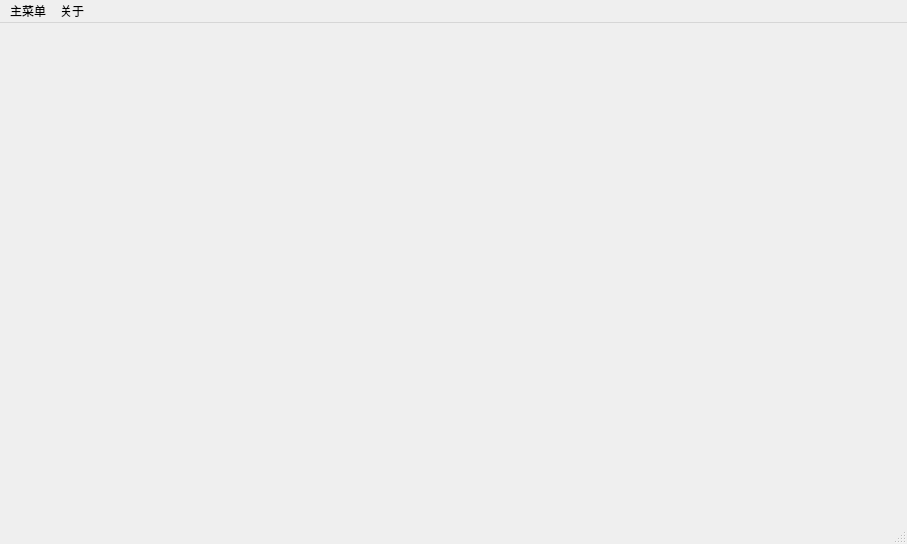
<?xml version="1.0" encoding="UTF-8"?>
<ui version="4.0">
 <class>MainWindow</class>
 <widget class="QMainWindow" name="MainWindow">
  <property name="windowModality">
   <enum>Qt::NonModal</enum>
  </property>
  <property name="enabled">
   <bool>true</bool>
  </property>
  <property name="geometry">
   <rect>
    <x>0</x>
    <y>0</y>
    <width>907</width>
    <height>544</height>
   </rect>
  </property>
  <property name="minimumSize">
   <size>
    <width>907</width>
    <height>544</height>
   </size>
  </property>
  <property name="maximumSize">
   <size>
    <width>907</width>
    <height>544</height>
   </size>
  </property>
  <property name="cursor">
   <cursorShape>ArrowCursor</cursorShape>
  </property>
  <property name="mouseTracking">
   <bool>false</bool>
  </property>
  <property name="windowTitle">
   <string>图片批量处理工具</string>
  </property>
  <property name="autoFillBackground">
   <bool>false</bool>
  </property>
  <property name="styleSheet">
   <string notr="true"/>
  </property>
  <property name="tabShape">
   <enum>QTabWidget::Rounded</enum>
  </property>
  <widget class="QWidget" name="centralwidget">
   <property name="autoFillBackground">
    <bool>false</bool>
   </property>
   <property name="styleSheet">
    <string notr="true">background-image: url(:/newPrefix/back.png);</string>
   </property>
   <layout class="QGridLayout" name="gridLayout_2"/>
  </widget>
  <widget class="QMenuBar" name="menubar">
   <property name="geometry">
    <rect>
     <x>0</x>
     <y>0</y>
     <width>907</width>
     <height>26</height>
    </rect>
   </property>
   <widget class="QMenu" name="menu">
    <property name="title">
     <string>主菜单</string>
    </property>
    <addaction name="separator"/>
    <addaction name="action_1"/>
    <addaction name="action_2"/>
    <addaction name="separator"/>
   </widget>
   <widget class="QMenu" name="menu_2">
    <property name="title">
     <string>关于</string>
    </property>
    <addaction name="separator"/>
    <addaction name="action_3"/>
   </widget>
   <addaction name="menu"/>
   <addaction name="menu_2"/>
  </widget>
  <widget class="QStatusBar" name="statusbar"/>
  <action name="action_1">
   <property name="icon">
    <iconset resource="img.qrc">
     <normaloff>:/newPrefix/mark.ico</normaloff>:/newPrefix/mark.ico</iconset>
   </property>
   <property name="text">
    <string>添加水印</string>
   </property>
   <property name="shortcutContext">
    <enum>Qt::WidgetShortcut</enum>
   </property>
   <property name="shortcutVisibleInContextMenu">
    <bool>false</bool>
   </property>
  </action>
  <action name="action_2">
   <property name="icon">
    <iconset resource="img.qrc">
     <normaloff>:/newPrefix/rename.ico</normaloff>:/newPrefix/rename.ico</iconset>
   </property>
   <property name="text">
    <string>批量重命名</string>
   </property>
  </action>
  <action name="action_3">
   <property name="icon">
    <iconset resource="img.qrc">
     <normaloff>:/newPrefix/about.ico</normaloff>:/newPrefix/about.ico</iconset>
   </property>
   <property name="text">
    <string>关于本软件</string>
   </property>
  </action>
 </widget>
 <resources>
  <include location="img.qrc"/>
 </resources>
 <connections>
  <connection>
   <sender>action_1</sender>
   <signal>triggered()</signal>
   <receiver>action_1</receiver>
   <slot>trigger()</slot>
   <hints>
    <hint type="sourcelabel">
     <x>-1</x>
     <y>-1</y>
    </hint>
    <hint type="destinationlabel">
     <x>-1</x>
     <y>-1</y>
    </hint>
   </hints>
  </connection>
  <connection>
   <sender>action_2</sender>
   <signal>triggered()</signal>
   <receiver>action_2</receiver>
   <slot>trigger()</slot>
   <hints>
    <hint type="sourcelabel">
     <x>-1</x>
     <y>-1</y>
    </hint>
    <hint type="destinationlabel">
     <x>-1</x>
     <y>-1</y>
    </hint>
   </hints>
  </connection>
  <connection>
   <sender>action_3</sender>
   <signal>triggered()</signal>
   <receiver>action_3</receiver>
   <slot>trigger()</slot>
   <hints>
    <hint type="sourcelabel">
     <x>-1</x>
     <y>-1</y>
    </hint>
    <hint type="destinationlabel">
     <x>-1</x>
     <y>-1</y>
    </hint>
   </hints>
  </connection>
 </connections>
</ui>
